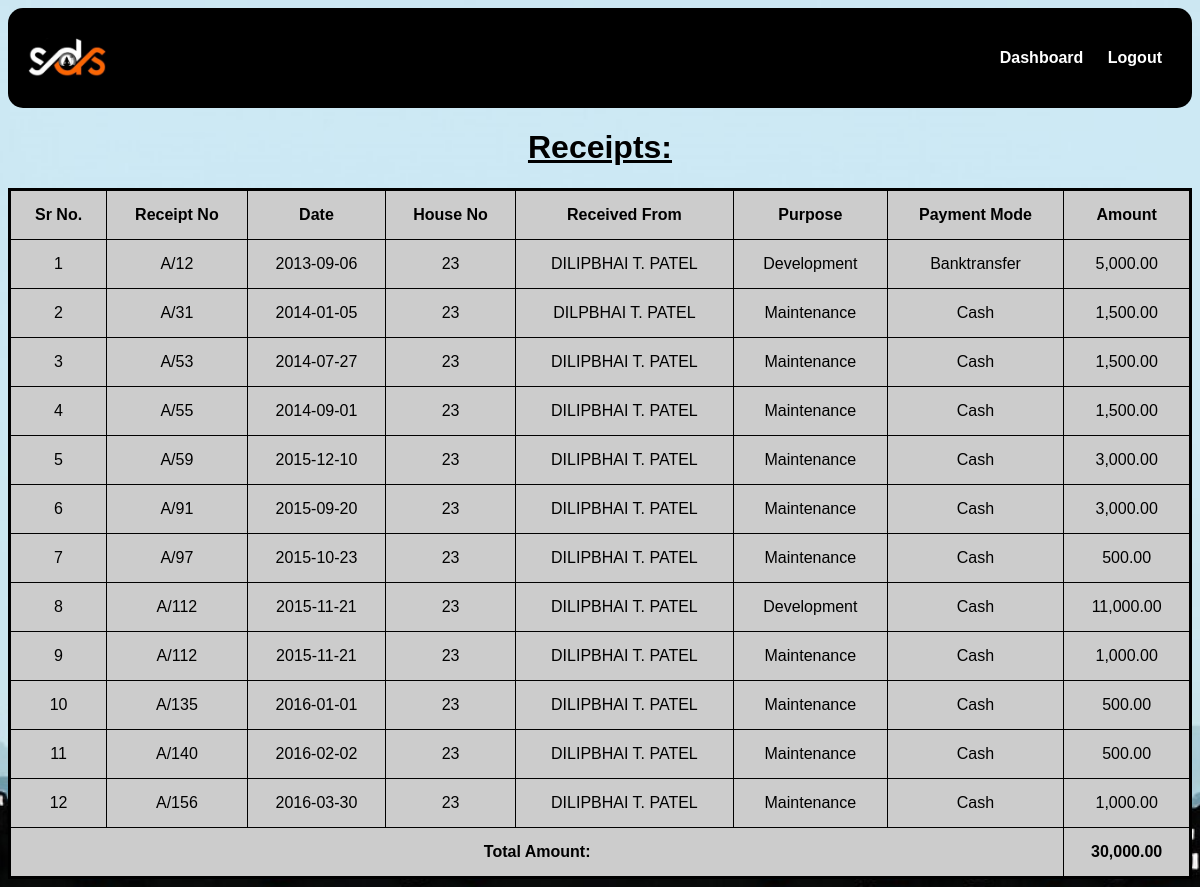
/Userreceipt.php (signed in), run on the app's committed database.
### tables this page shows
CREATE TABLE `receipt` (
  `receipt_no` varchar(255) DEFAULT NULL,
  `r_date` date DEFAULT NULL,
  `received_from` varchar(255) DEFAULT NULL,
  `amount` varchar(255) DEFAULT NULL,
  `purpose` varchar(255) DEFAULT NULL,
  `payment_mode` varchar(255) DEFAULT NULL,
  `house_no` varchar(255) DEFAULT NULL
);

### Userreceipt.php (the view, shortened to what this page needs)
<?php
$user_email = $_SESSION['email'];
$connect = mysqli_connect("localhost", "root", "", "sds");
$query = "SELECT house_no FROM registration WHERE email = ?";
$stmt = $connect->prepare($query);
$stmt->bind_param("s", $user_email);
$stmt->execute();
$stmt->store_result();
$stmt->bind_result($house_no);
$query = "SELECT * FROM receipt WHERE house_no = ? ";
$stmt = $connect->prepare($query);
$stmt->bind_param("s", $house_no);
$stmt->execute();
$result = $stmt->get_result();
?>
<!DOCTYPE html>
<html lang="en">
<head>
    <link rel="stylesheet" href="sdscss.css">
</head>
<body>
<header class="header">
    <div class="logo">
        <img src="SDS Logo.jpg" height="40px" alt="Society Dashboard">
    </div>
    <nav class="nav-links">
        <a href="Userdashboard.php">Dashboard</a>
        <a href="Index.php">Logout</a>
    </nav>
</header>
<h1>Receipts: </h1>
<?php
if (isset($result)) {
    if ($result->num_rows > 0) {
        $totalAmount = 0;
        echo "
        <table>
            <thead>
                <tr>
                    <th>Sr No.</th>
                    <th>Receipt No</th>
                    <th>Date</th>
                    <th>House No</th>
                    <th>Received From</th>
                    <th>Purpose</th>
                    <th>Payment Mode</th>
                    <th>Amount</th>
                </tr>
            </thead>
            <tbody>";
        $cnt = 1;
        while ($row = $result->fetch_object()) {
            echo "
            <tr>
                <td>" . $cnt . "</td>
                <td>" . $row->receipt_no . "</td>
                <td>" . $row->r_date . "</td>
                <td>" . $row->house_no . "</td>
                <td>" . $row->received_from . "</td>
                <td>" . $row->purpose . "</td>
                <td>" . $row->payment_mode . "</td>
                <td>" . number_format($row->amount, 2) . "</td>
                </tr>";
            $totalAmount += $row->amount;
            $cnt++;
        }
        echo "</tbody>
    <tfoot>
        <tr>
            <td colspan='7' align='center'><strong>Total Amount: </strong></td>
            <td><strong>" . number_format($totalAmount, 2) . "</strong></td>
        </tr>
        </tfoot>
        </table>";
    } else {
        echo "<p>No data found for the selected Receipt No.</p>";
    }
}
?>
</body>
</html>

### sdscss.css (style rules this page uses)
html { background-image: url('SDSBG.jpg'); background-size: cover; background-position: center; background-attachment: fixed; background-repeat: no-repeat; background-color: transparent; }
body { flex-direction: column; justify-content: center; text-align: center; font-family: Arial, Helvetica, sans-serif; font-style: bold; align-items: center; }
.header { display: flex; justify-content: space-between; align-items: center; background-color: #000000; padding: 30px 20px; color: white; border-radius: 15px; }
.logo { display: flex; align-items: center; }
.nav-links a { color: rgb(12, 19, 126); text-size-adjust: 600px; margin: 0 50px; font-weight: bold; }
.nav-links a { color: white; text-decoration: none; margin: 0 10px; font-weight: bold; }
table { width: 100%; background-color: #ccc; border-collapse: collapse; border: 3px solid #000000; }
th, td { border: 1px solid #000000; padding: 15px; }
h1 { text-align: center; text-decoration: solid; text-decoration: underline; }

### Userreceipt.php (style rules this page uses)
table { width: 100%; background-color: #ccc; border-collapse: collapse; border: 3px solid #000000; }
th, td { border: 1px solid #000000; padding: 15px; text-align: center; }
tfoot td { font-weight: bold; }
header { display: flex; justify-content: space-between; align-items: center; background-color: #000000; padding: 30px 20px; color: white; border-radius: 15px; }

### data on the page
receipt: receipt_no "A/12", r_date "2013-09-06", house_no "23", received_from "DILIPBHAI T. PATEL", purpose "Development", payment_mode "Banktransfer", amount "5,000.00"
receipt: receipt_no "A/31", r_date "2014-01-05", house_no "23", received_from "DILPBHAI T. PATEL", purpose "Maintenance", payment_mode "Cash", amount "1,500.00"
receipt: receipt_no "A/53", r_date "2014-07-27", house_no "23", received_from "DILIPBHAI T. PATEL", purpose "Maintenance", payment_mode "Cash", amount "1,500.00"
receipt: receipt_no "A/55", r_date "2014-09-01", house_no "23", received_from "DILIPBHAI T. PATEL", purpose "Maintenance", payment_mode "Cash", amount "1,500.00"
receipt: receipt_no "A/59", r_date "2015-12-10", house_no "23", received_from "DILIPBHAI T. PATEL", purpose "Maintenance", payment_mode "Cash", amount "3,000.00"
receipt: receipt_no "A/91", r_date "2015-09-20", house_no "23", received_from "DILIPBHAI T. PATEL", purpose "Maintenance", payment_mode "Cash", amount "3,000.00"
receipt: receipt_no "A/97", r_date "2015-10-23", house_no "23", received_from "DILIPBHAI T. PATEL", purpose "Maintenance", payment_mode "Cash", amount "500.00"
receipt: receipt_no "A/112", r_date "2015-11-21", house_no "23", received_from "DILIPBHAI T. PATEL", purpose "Development", payment_mode "Cash", amount "11,000.00"
receipt: receipt_no "A/112", r_date "2015-11-21", house_no "23", received_from "DILIPBHAI T. PATEL", purpose "Maintenance", payment_mode "Cash", amount "1,000.00"
receipt: receipt_no "A/135", r_date "2016-01-01", house_no "23", received_from "DILIPBHAI T. PATEL", purpose "Maintenance", payment_mode "Cash", amount "500.00"
receipt: receipt_no "A/140", r_date "2016-02-02", house_no "23", received_from "DILIPBHAI T. PATEL", purpose "Maintenance", payment_mode "Cash", amount "500.00"
receipt: receipt_no "A/156", r_date "2016-03-30", house_no "23", received_from "DILIPBHAI T. PATEL", purpose "Maintenance", payment_mode "Cash", amount "1,000.00"

### other printed values
$totalAmount "30,000.00"
